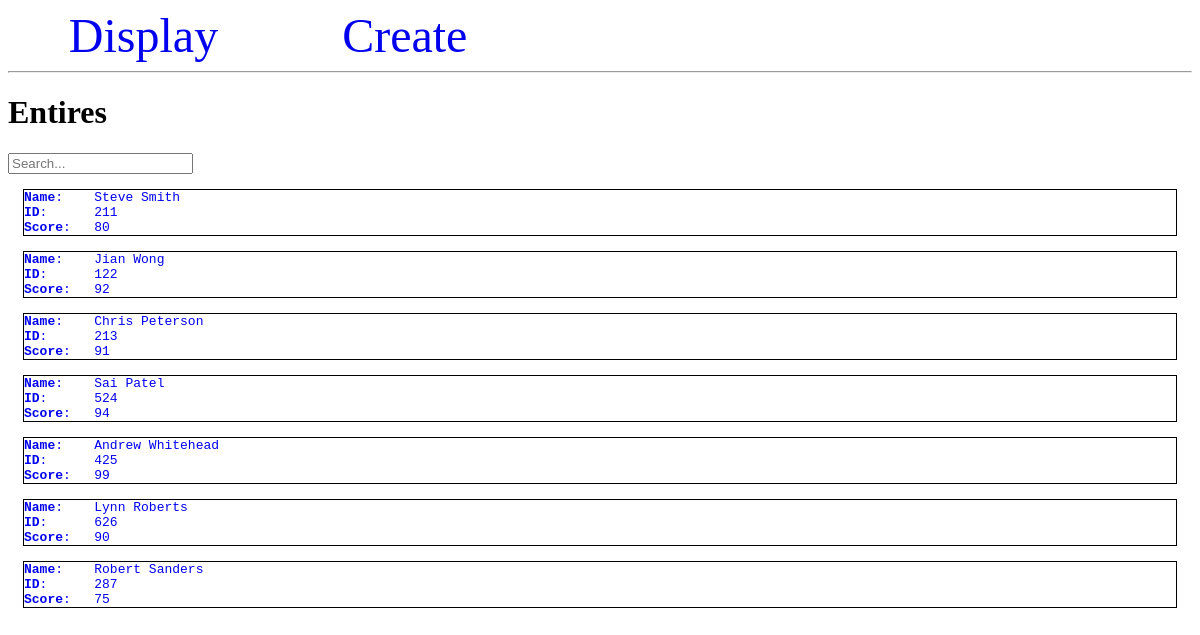
The page / on the database its author committed.
### tables this page shows
CREATE TABLE user_info (
    Name TEXT NOT NULL,
    Id int NOT NULL PRIMARY KEY,
    Score int NOT NULL DEFAULT 0
);

### app.py (the view)
@app.route("/")
def index():
    conn = get_db_connection()
    users = conn.execute("SELECT * FROM user_info").fetchall()
    conn.close()
    return render_template("index.html", users=users)

### app.py (called while the page is built)
def get_db_connection():
    conn = sqlite3.connect("database.db")
    conn.row_factory = sqlite3.Row
    return conn

### templates/index.html (shortened to what this page needs)
{% extends 'base.html' %}
{% block content %}
    <h1>{% block title %} Entires {% endblock %}</h1>
    <input class="search" id="search" type="text" placeholder="Search...">
    {% for user in users %}
        <div class="my-div" id="{{ user['name'] }}">
            <a href="{{ url_for('edit', id=user['id']) }}" class="fill-div">
                <pre><b>Name</b>:    {{ user['name'] }}</pre>
                <pre><b>ID</b>:      {{ user['id'] }}</pre>
                <pre><b>Score</b>:   {{ user['score'] }}</pre>
            </a>
        </div>
    {% endfor %}
{% endblock %}

### templates/base.html (shortened to what this page needs)
<!DOCTYPE html>
<html lang="en">
<head>
    <link rel="stylesheet" href="https://cdn.simplecss.org/simple.min.css">
</head>
<body>
    <nav>
        <a href="{{ url_for('index') }}">Display</a>
        <a href="{{ url_for('create') }}">Create</a>
    </nav>
    <hr>
    <div class="content">
        {% block content %} {% endblock %}
    </div>
</body>
</html>

### templates/base.html (style rules this page uses)
nav a { font-size: 3em; position: relative; left: -5%; margin-left: 10vw; text-decoration: none; }
.my-div { padding: 0px; margin: 15px; border:1px solid black; }
a.fill-div { display: block; height: 100%; width: 100%; text-decoration: none; }
pre { margin: 0px; border: 0px }

### rows shown on the page
user_info: name "Steve Smith", id "211", score "80"
user_info: name "Jian Wong", id "122", score "92"
user_info: name "Chris Peterson", id "213", score "91"
user_info: name "Sai Patel", id "524", score "94"
user_info: name "Andrew Whitehead", id "425", score "99"
user_info: name "Lynn Roberts", id "626", score "90"
user_info: name "Robert Sanders", id "287", score "75"
